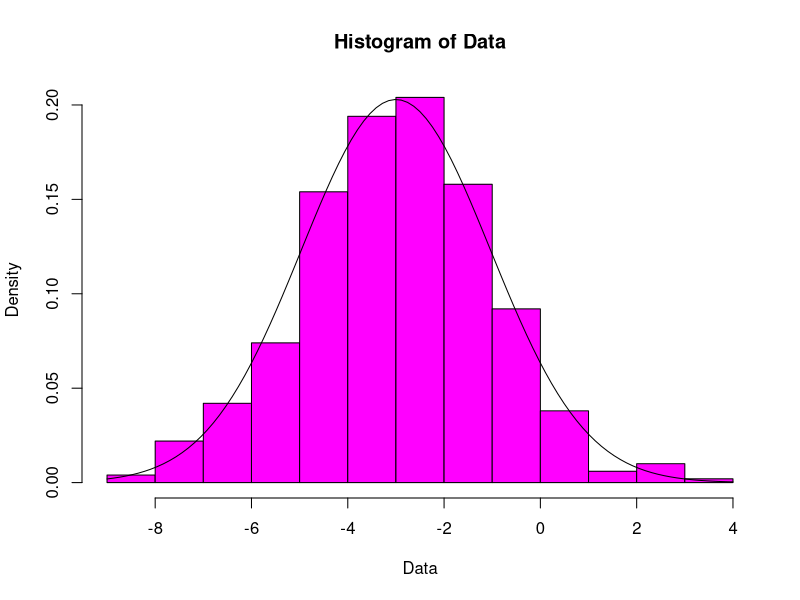

Recreate this plot in R.
opar <- par(ask = TRUE)

##  Fitting a normal density to a given histogram
##
##  Write a program that, given a histogram (a sequence of integer counts,
##  i.e., "bin" values), finds the average and standard deviation statistics
##  of the histogram (assuming that the integer index of each bin is its
##  x-axis coordinate), and and then plots the histogram superimposed with the
##  normal density having these statistics as its mu and sigma parameters.

sampleSize <- 500
randomSample <- rnorm(sampleSize, mean=-3, sd=2) ## random normal deviates

superimposedNormal <- function(Data) {
  Hist <- hist( Data, col="magenta", probability=TRUE )
  mu <- mean(Data)
  sigma <- sd(Data)
  curve( dnorm(x, mean=mu, sd=sigma), add=TRUE )
}

superimposedNormal(randomSample)


##
##  Understanding the tails of the Normal distribution (and how grades work)
##
##  Let f(x) be the normal (Gaussian) density (with mu=0 and sigma=1).
##  Let F(x) be the corresponding normal probability distribution.
##
##  Write a program that, given a probability p, finds x such that:
##    a. F(x)         = p. ("p percent of the population are below x sigmas")
##                         (aka: "a score of x is the p"th percentile")
##    b. F(x) - F(-x) = p. ("p percent of the population are inside x sigmas")
##
##    Using your program, find x such that:
##       F(x) = 0.95     F(x) - F(-x) = 0.95  
##       F(x) = 0.99     F(x) - F(-x) = 0.99
##       F(x) = 0.999    F(x) - F(-x) = 0.999
##       F(x) = 0.9999   F(x) - F(-x) = 0.9999
##

p <- qnorm(0.95)
cat("p = ",p,"  pnorm(p) = ", pnorm(p), "\n")

p <- qnorm(0.99)
cat("p = ",p,"  pnorm(p) = ", pnorm(p), "\n")

p <- qnorm(0.999)
cat("p = ",p,"  pnorm(p) = ", pnorm(p), "\n")

p <- qnorm(0.9999)
cat("p = ",p,"  pnorm(p) = ", pnorm(p), "\n")


## if  F(x) - F(-x) = p,   then  F(x) - F(0) = p/2,  i.e.,  F(x) - 1/2 = p/2.
## Thus,  F(x) = 1/2 + p/2.   So:   x = F^(-1)((1+p)/2)

x <- qnorm((1 + 0.95)/2)
cat("x = ",x,"  pnorm(x) - pnorm(-x) = ", pnorm(x) - pnorm(-x), "\n")

x <- qnorm((1 + 0.99)/2)
cat("x = ",x,"  pnorm(x) - pnorm(-x) = ", pnorm(x) - pnorm(-x), "\n")

x <- qnorm((1 + 0.999)/2)
cat("x = ",x,"  pnorm(x) - pnorm(-x) = ", pnorm(x) - pnorm(-x), "\n")

x <- qnorm((1 + 0.9999)/2)
cat("x = ",x,"  pnorm(x) - pnorm(-x) = ", pnorm(x) - pnorm(-x), "\n")


##
##    Given a sequence of increasing probability values p_1 < p_2 < ... < p_k
##    we can find the sequence F(p_1) < F(p_2) < ... < F(p_k).
##    These are called the "quantiles" F(p) corresponding to the percentiles p.
##    See e.g. the quantile() function in R.
##
##  Write a program that, given a real value x, finds a probability p such that:
##    a. F(x)         = p. ("p percent of the population are below x sigmas")
##                         (aka: "a score of x is the p'th percentile")
##    b. F(x) - F(-x) = p. ("p percent of the population are inside x sigmas")
##
##    Using this program, find p values such that:
##       F(1) = p        F(1) - F(-1) = p
##       F(2) = p        F(2) - F(-2) = p
##       F(3) = p        F(3) - F(-3) = p
##       F(4) = p        F(4) - F(-4) = p
##       F(6) = p        F(6) - F(-6) = p
##

cat("pnorm(1) = ", pnorm(1), "\n")
cat("pnorm(2) = ", pnorm(2), "\n")
cat("pnorm(3) = ", pnorm(3), "\n")
cat("pnorm(4) = ", pnorm(4), "\n")
cat("pnorm(6) = ", pnorm(6), "\n")

cat("pnorm(1) - pnorm(-1) = ", pnorm(1) - pnorm(-1), "\n")
cat("pnorm(2) - pnorm(-2) = ", pnorm(2) - pnorm(-2), "\n")
cat("pnorm(3) - pnorm(-3) = ", pnorm(3) - pnorm(-3), "\n")
cat("pnorm(4) - pnorm(-4) = ", pnorm(4) - pnorm(-4), "\n")
cat("pnorm(6) - pnorm(-6) = ", pnorm(6) - pnorm(-6), "\n")



##  Confidence intervals
##
##  If we know the true standard deviation sigma of a distribution,
##  we can use the Normal distribution to test whether a given sample mean xbar
##  is significantly different from a given expected value mu.
##
##    Pr[ -p <= z < p ]  = F(p) - F(-p)   (e.g. Pr[ -1.96 <= z < 1.96 ] = .95)
##
##  So, if the xbar values are normally distributed with true mean mu and 
##  true standard deviation sigma, the standard error of the xbar estimates
##  is sigma/sqrt(N):
##
##   Pr[ -p  <=  (xbar - mu)/(sigma/sqrt(N))  <  p ]  =  F(p) - F(-p)
##
##  or
##
##  Pr[ xbar - p sigma/sqrt(N) <= mu < xbar + p sigma/sqrt(N) ] =  F(p) - F(-p)
##
##
##  If we do not know the true standard deviation of a distribution,
##  but we have a computed estimate (often denoted "s" instead of "sigma"),
##  we can use the Student t-distribution to test whether a given
##  sample mean is significantly different from a given expected value.
##  This is essentially like the above, but instead of the normal
##  distribution F(p), we use the t distribution  t(p,N).
##  See the R functions  TDist()  and  t.test().
##

help(TDist)

help(t.test)

##  
##  Hypothesis testing in general
##
##  help.search("test")
##

help.search("test")

help(chisq.test)

par(opar)
